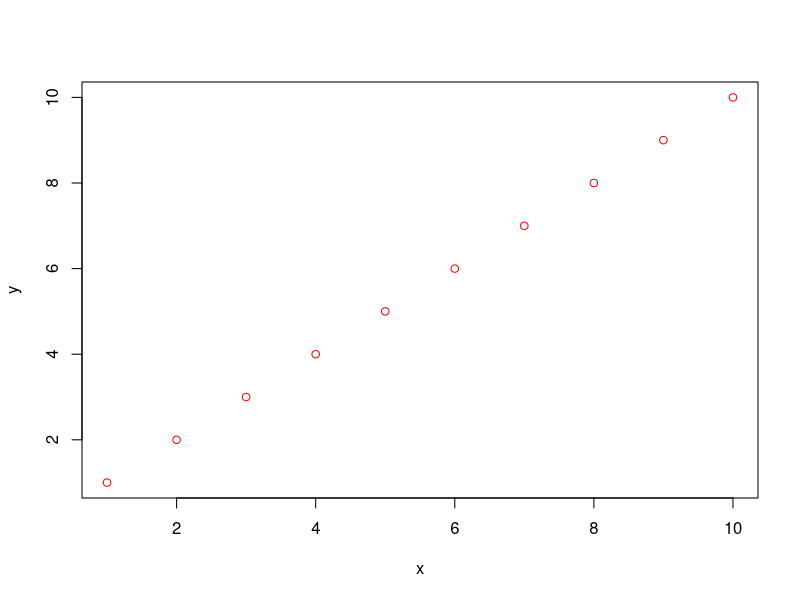

Write R code to recreate this figure.
y <- function(x) {
  x*x
}

y(2)


filter <- function(x) {
  x[x>0]
}

filter(-10:10)

# Default Argument
f <- function(x=3,y=4) {
  x*2+y*3
}

f()

# Named Argument
f <- function(x,y) {
  x*x+y*y*y
}
f(x=3,y=2)
f(x=2,y=3)

f <- function(x,y,...) {
  plot(x,y,...)
}
f(1:10,1:10,col="red")

roll <- function() {
  dice<-sample(1:6,2)
  sum(dice)
}
roll()
